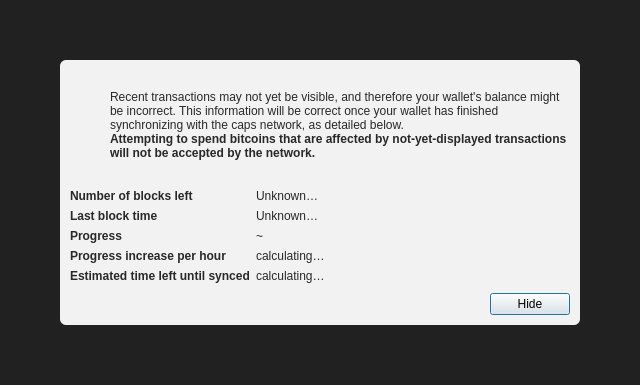
<?xml version="1.0" encoding="UTF-8"?>
<ui version="4.0">
 <class>ModalOverlay</class>
 <widget class="QWidget" name="ModalOverlay">
  <property name="geometry">
   <rect>
    <x>0</x>
    <y>0</y>
    <width>640</width>
    <height>385</height>
   </rect>
  </property>
  <property name="windowTitle">
   <string>Form</string>
  </property>
  <layout class="QVBoxLayout" name="verticalLayout" stretch="0">
   <property name="sizeConstraint">
    <enum>QLayout::SetDefaultConstraint</enum>
   </property>
   <property name="leftMargin">
    <number>0</number>
   </property>
   <property name="topMargin">
    <number>0</number>
   </property>
   <property name="rightMargin">
    <number>0</number>
   </property>
   <property name="bottomMargin">
    <number>0</number>
   </property>
   <item>
    <widget class="QWidget" name="bgWidget" native="true">
     <property name="styleSheet">
      <string notr="true">#bgWidget { background: rgba(0,0,0,220); }</string>
     </property>
     <layout class="QVBoxLayout" name="verticalLayoutMain" stretch="1">
      <property name="leftMargin">
       <number>60</number>
      </property>
      <property name="topMargin">
       <number>60</number>
      </property>
      <property name="rightMargin">
       <number>60</number>
      </property>
      <property name="bottomMargin">
       <number>60</number>
      </property>
      <item>
       <widget class="QWidget" name="contentWidget" native="true">
        <property name="styleSheet">
         <string notr="true">#contentWidget { background: rgba(255,255,255,240); border-radius: 6px; }

QLabel { color: rgb(40,40,40);  }</string>
        </property>
        <layout class="QVBoxLayout" name="verticalLayoutSub" stretch="1,0,0,0">
         <property name="spacing">
          <number>0</number>
         </property>
         <property name="leftMargin">
          <number>10</number>
         </property>
         <property name="topMargin">
          <number>10</number>
         </property>
         <property name="rightMargin">
          <number>10</number>
         </property>
         <property name="bottomMargin">
          <number>10</number>
         </property>
         <item>
          <layout class="QHBoxLayout" name="horizontalLayoutIconText" stretch="0,1">
           <property name="topMargin">
            <number>20</number>
           </property>
           <item>
            <layout class="QVBoxLayout" name="verticalLayoutIcon">
             <property name="leftMargin">
              <number>0</number>
             </property>
             <item>
              <widget class="QPushButton" name="warningIcon">
               <property name="enabled">
                <bool>false</bool>
               </property>
               <property name="text">
                <string/>
               </property>
               <property name="icon">
                <iconset>
                 <normaloff>:/icons/warning</normaloff>
                 <disabledoff>:/icons/warning</disabledoff>:/icons/warning</iconset>
               </property>
               <property name="iconSize">
                <size>
                 <width>48</width>
                 <height>48</height>
                </size>
               </property>
               <property name="flat">
                <bool>true</bool>
               </property>
              </widget>
             </item>
             <item>
              <spacer name="verticalSpacerWarningIcon">
               <property name="orientation">
                <enum>Qt::Vertical</enum>
               </property>
               <property name="sizeHint" stdset="0">
                <size>
                 <width>20</width>
                 <height>40</height>
                </size>
               </property>
              </spacer>
             </item>
            </layout>
           </item>
           <item>
            <layout class="QVBoxLayout" name="verticalLayoutInfoText">
             <property name="leftMargin">
              <number>0</number>
             </property>
             <property name="topMargin">
              <number>0</number>
             </property>
             <item>
              <widget class="QLabel" name="infoText">
               <property name="text">
                <string>Recent transactions may not yet be visible, and therefore your wallet's balance might be incorrect. This information will be correct once your wallet has finished synchronizing with the caps network, as detailed below.</string>
               </property>
               <property name="textFormat">
                <enum>Qt::RichText</enum>
               </property>
               <property name="wordWrap">
                <bool>true</bool>
               </property>
              </widget>
             </item>
             <item>
              <widget class="QLabel" name="infoTextStrong">
               <property name="font">
                <font>
                 <weight>75</weight>
                 <bold>true</bold>
                </font>
               </property>
               <property name="text">
                <string>Attempting to spend bitcoins that are affected by not-yet-displayed transactions will not be accepted by the network.</string>
               </property>
               <property name="textFormat">
                <enum>Qt::RichText</enum>
               </property>
               <property name="wordWrap">
                <bool>true</bool>
               </property>
              </widget>
             </item>
             <item>
              <spacer name="verticalSpacerInTextSpace">
               <property name="orientation">
                <enum>Qt::Vertical</enum>
               </property>
               <property name="sizeHint" stdset="0">
                <size>
                 <width>20</width>
                 <height>40</height>
                </size>
               </property>
              </spacer>
             </item>
            </layout>
           </item>
          </layout>
         </item>
         <item>
          <spacer name="verticalSpacerAfterText">
           <property name="orientation">
            <enum>Qt::Vertical</enum>
           </property>
           <property name="sizeHint" stdset="0">
            <size>
             <width>20</width>
             <height>40</height>
            </size>
           </property>
          </spacer>
         </item>
         <item>
          <layout class="QFormLayout" name="formLayout">
           <property name="fieldGrowthPolicy">
            <enum>QFormLayout::FieldsStayAtSizeHint</enum>
           </property>
           <property name="horizontalSpacing">
            <number>6</number>
           </property>
           <property name="verticalSpacing">
            <number>6</number>
           </property>
           <property name="topMargin">
            <number>10</number>
           </property>
           <item row="0" column="0">
            <widget class="QLabel" name="labelNumberOfBlocksLeft">
             <property name="font">
              <font>
               <weight>75</weight>
               <bold>true</bold>
              </font>
             </property>
             <property name="text">
              <string>Number of blocks left</string>
             </property>
            </widget>
           </item>
           <item row="0" column="1">
            <widget class="QLabel" name="numberOfBlocksLeft">
             <property name="text">
              <string>Unknown…</string>
             </property>
            </widget>
           </item>
           <item row="1" column="0">
            <widget class="QLabel" name="labelLastBlockTime">
             <property name="font">
              <font>
               <weight>75</weight>
               <bold>true</bold>
              </font>
             </property>
             <property name="text">
              <string>Last block time</string>
             </property>
            </widget>
           </item>
           <item row="1" column="1">
            <widget class="QLabel" name="newestBlockDate">
             <property name="sizePolicy">
              <sizepolicy hsizetype="Maximum" vsizetype="Preferred">
               <horstretch>0</horstretch>
               <verstretch>0</verstretch>
              </sizepolicy>
             </property>
             <property name="text">
              <string>Unknown…</string>
             </property>
            </widget>
           </item>
           <item row="2" column="0">
            <widget class="QLabel" name="labelSyncDone">
             <property name="font">
              <font>
               <weight>75</weight>
               <bold>true</bold>
              </font>
             </property>
             <property name="text">
              <string>Progress</string>
             </property>
            </widget>
           </item>
           <item row="2" column="1">
            <layout class="QHBoxLayout" name="horizontalLayoutSync" stretch="0,1">
             <item>
              <widget class="QLabel" name="percentageProgress">
               <property name="text">
                <string notr="true">~</string>
               </property>
              </widget>
             </item>
            </layout>
           </item>
           <item row="4" column="0">
            <widget class="QLabel" name="labelProgressIncrease">
             <property name="font">
              <font>
               <weight>75</weight>
               <bold>true</bold>
              </font>
             </property>
             <property name="text">
              <string>Progress increase per hour</string>
             </property>
            </widget>
           </item>
           <item row="4" column="1">
            <widget class="QLabel" name="progressIncreasePerH">
             <property name="text">
              <string>calculating…</string>
             </property>
            </widget>
           </item>
           <item row="5" column="0">
            <widget class="QLabel" name="labelEstimatedTimeLeft">
             <property name="font">
              <font>
               <weight>75</weight>
               <bold>true</bold>
              </font>
             </property>
             <property name="text">
              <string>Estimated time left until synced</string>
             </property>
            </widget>
           </item>
           <item row="5" column="1">
            <widget class="QLabel" name="expectedTimeLeft">
             <property name="text">
              <string>calculating…</string>
             </property>
            </widget>
           </item>
          </layout>
         </item>
         <item>
          <layout class="QHBoxLayout" name="horizontalLayoutButtons">
           <property name="leftMargin">
            <number>10</number>
           </property>
           <property name="topMargin">
            <number>10</number>
           </property>
           <item>
            <spacer name="horizontalSpacer">
             <property name="orientation">
              <enum>Qt::Horizontal</enum>
             </property>
             <property name="sizeHint" stdset="0">
              <size>
               <width>40</width>
               <height>20</height>
              </size>
             </property>
            </spacer>
           </item>
           <item>
            <widget class="QPushButton" name="closeButton">
             <property name="text">
              <string>Hide</string>
             </property>
             <property name="shortcut">
              <string>Esc</string>
             </property>
             <property name="focusPolicy">
              <enum>Qt::StrongFocus</enum>
             </property>
             <property name="default">
              <bool>true</bool>
             </property>
            </widget>
           </item>
          </layout>
         </item>
        </layout>
       </widget>
      </item>
     </layout>
    </widget>
   </item>
  </layout>
 </widget>
 <resources/>
 <connections/>
</ui>
